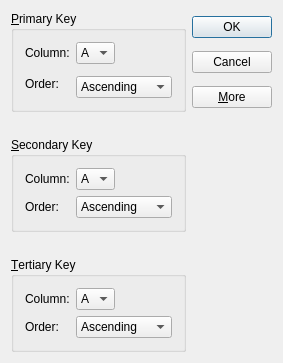
<?xml version="1.0" encoding="UTF-8"?>
<ui version="4.0">
 <class>ShapeChangingDialog</class>
 <widget class="QDialog" name="ShapeChangingDialog">
  <property name="geometry">
   <rect>
    <x>0</x>
    <y>0</y>
    <width>283</width>
    <height>363</height>
   </rect>
  </property>
  <property name="windowTitle">
   <string>ShapeChangingDialog</string>
  </property>
  <layout class="QGridLayout" name="gridLayout_4">
   <item row="0" column="0" rowspan="3">
    <widget class="QGroupBox" name="groupBox">
     <property name="title">
      <string>&amp;Primary Key</string>
     </property>
     <layout class="QGridLayout" name="gridLayout">
      <item row="0" column="0">
       <widget class="QLabel" name="label">
        <property name="text">
         <string>Column:</string>
        </property>
       </widget>
      </item>
      <item row="0" column="1">
       <widget class="QComboBox" name="comboBoxPrimaryKeyColumn">
        <item>
         <property name="text">
          <string>A</string>
         </property>
        </item>
        <item>
         <property name="text">
          <string>B</string>
         </property>
        </item>
        <item>
         <property name="text">
          <string>C</string>
         </property>
        </item>
       </widget>
      </item>
      <item row="0" column="2" rowspan="2">
       <spacer name="horizontalSpacer">
        <property name="orientation">
         <enum>Qt::Horizontal</enum>
        </property>
        <property name="sizeHint" stdset="0">
         <size>
          <width>51</width>
          <height>20</height>
         </size>
        </property>
       </spacer>
      </item>
      <item row="1" column="0" rowspan="2">
       <widget class="QLabel" name="label_2">
        <property name="text">
         <string>Order:</string>
        </property>
       </widget>
      </item>
      <item row="2" column="1" colspan="2">
       <widget class="QComboBox" name="comboBoxPrimaryKeyOrder">
        <item>
         <property name="text">
          <string>Ascending</string>
         </property>
        </item>
        <item>
         <property name="text">
          <string>Descending</string>
         </property>
        </item>
       </widget>
      </item>
     </layout>
    </widget>
   </item>
   <item row="0" column="1">
    <widget class="QPushButton" name="pushButtonOk">
     <property name="text">
      <string>OK</string>
     </property>
     <property name="default">
      <bool>true</bool>
     </property>
    </widget>
   </item>
   <item row="1" column="1">
    <widget class="QPushButton" name="pushButtonCancel">
     <property name="text">
      <string>Cancel</string>
     </property>
    </widget>
   </item>
   <item row="2" column="1">
    <widget class="QPushButton" name="pushButton_3">
     <property name="text">
      <string>&amp;More</string>
     </property>
     <property name="checkable">
      <bool>true</bool>
     </property>
    </widget>
   </item>
   <item row="3" column="0">
    <spacer name="verticalSpacer">
     <property name="orientation">
      <enum>Qt::Vertical</enum>
     </property>
     <property name="sizeHint" stdset="0">
      <size>
       <width>20</width>
       <height>18</height>
      </size>
     </property>
    </spacer>
   </item>
   <item row="4" column="0">
    <widget class="QGroupBox" name="groupBoxSecond">
     <property name="title">
      <string>&amp;Secondary Key</string>
     </property>
     <layout class="QGridLayout" name="gridLayout_2">
      <item row="0" column="0">
       <widget class="QLabel" name="label_3">
        <property name="text">
         <string>Column:</string>
        </property>
       </widget>
      </item>
      <item row="0" column="1">
       <widget class="QComboBox" name="comboBox_3">
        <item>
         <property name="text">
          <string>A</string>
         </property>
        </item>
        <item>
         <property name="text">
          <string>B</string>
         </property>
        </item>
        <item>
         <property name="text">
          <string>C</string>
         </property>
        </item>
       </widget>
      </item>
      <item row="0" column="2">
       <spacer name="horizontalSpacer_2">
        <property name="orientation">
         <enum>Qt::Horizontal</enum>
        </property>
        <property name="sizeHint" stdset="0">
         <size>
          <width>51</width>
          <height>20</height>
         </size>
        </property>
       </spacer>
      </item>
      <item row="1" column="0">
       <widget class="QLabel" name="label_4">
        <property name="text">
         <string>Order:</string>
        </property>
       </widget>
      </item>
      <item row="1" column="1" colspan="2">
       <widget class="QComboBox" name="comboBox_4">
        <item>
         <property name="text">
          <string>Ascending</string>
         </property>
        </item>
        <item>
         <property name="text">
          <string>Descending</string>
         </property>
        </item>
       </widget>
      </item>
     </layout>
    </widget>
   </item>
   <item row="5" column="0">
    <spacer name="verticalSpacer_2">
     <property name="orientation">
      <enum>Qt::Vertical</enum>
     </property>
     <property name="sizeHint" stdset="0">
      <size>
       <width>20</width>
       <height>18</height>
      </size>
     </property>
    </spacer>
   </item>
   <item row="6" column="0">
    <widget class="QGroupBox" name="groupBoxTertiary">
     <property name="title">
      <string>&amp;Tertiary Key</string>
     </property>
     <layout class="QGridLayout" name="gridLayout_3">
      <item row="0" column="0">
       <widget class="QLabel" name="label_5">
        <property name="text">
         <string>Column:</string>
        </property>
       </widget>
      </item>
      <item row="0" column="1">
       <widget class="QComboBox" name="comboBox_5">
        <item>
         <property name="text">
          <string>A</string>
         </property>
        </item>
        <item>
         <property name="text">
          <string>B</string>
         </property>
        </item>
        <item>
         <property name="text">
          <string>C</string>
         </property>
        </item>
       </widget>
      </item>
      <item row="0" column="2">
       <spacer name="horizontalSpacer_3">
        <property name="orientation">
         <enum>Qt::Horizontal</enum>
        </property>
        <property name="sizeHint" stdset="0">
         <size>
          <width>51</width>
          <height>20</height>
         </size>
        </property>
       </spacer>
      </item>
      <item row="1" column="0">
       <widget class="QLabel" name="label_6">
        <property name="text">
         <string>Order:</string>
        </property>
       </widget>
      </item>
      <item row="1" column="1" colspan="2">
       <widget class="QComboBox" name="comboBox_6">
        <item>
         <property name="text">
          <string>Ascending</string>
         </property>
        </item>
        <item>
         <property name="text">
          <string>Descending</string>
         </property>
        </item>
       </widget>
      </item>
     </layout>
    </widget>
   </item>
  </layout>
 </widget>
 <layoutdefault spacing="6" margin="11"/>
 <resources/>
 <connections>
  <connection>
   <sender>pushButton_3</sender>
   <signal>clicked(bool)</signal>
   <receiver>groupBoxSecond</receiver>
   <slot>setVisible(bool)</slot>
   <hints>
    <hint type="sourcelabel">
     <x>273</x>
     <y>101</y>
    </hint>
    <hint type="destinationlabel">
     <x>177</x>
     <y>152</y>
    </hint>
   </hints>
  </connection>
  <connection>
   <sender>pushButton_3</sender>
   <signal>clicked(bool)</signal>
   <receiver>groupBoxTertiary</receiver>
   <slot>setVisible(bool)</slot>
   <hints>
    <hint type="sourcelabel">
     <x>273</x>
     <y>101</y>
    </hint>
    <hint type="destinationlabel">
     <x>180</x>
     <y>288</y>
    </hint>
   </hints>
  </connection>
  <connection>
   <sender>pushButtonOk</sender>
   <signal>clicked()</signal>
   <receiver>ShapeChangingDialog</receiver>
   <slot>accept()</slot>
   <hints>
    <hint type="sourcelabel">
     <x>255</x>
     <y>27</y>
    </hint>
    <hint type="destinationlabel">
     <x>254</x>
     <y>157</y>
    </hint>
   </hints>
  </connection>
  <connection>
   <sender>pushButtonCancel</sender>
   <signal>clicked()</signal>
   <receiver>ShapeChangingDialog</receiver>
   <slot>reject()</slot>
   <hints>
    <hint type="sourcelabel">
     <x>273</x>
     <y>68</y>
    </hint>
    <hint type="destinationlabel">
     <x>269</x>
     <y>151</y>
    </hint>
   </hints>
  </connection>
 </connections>
</ui>
